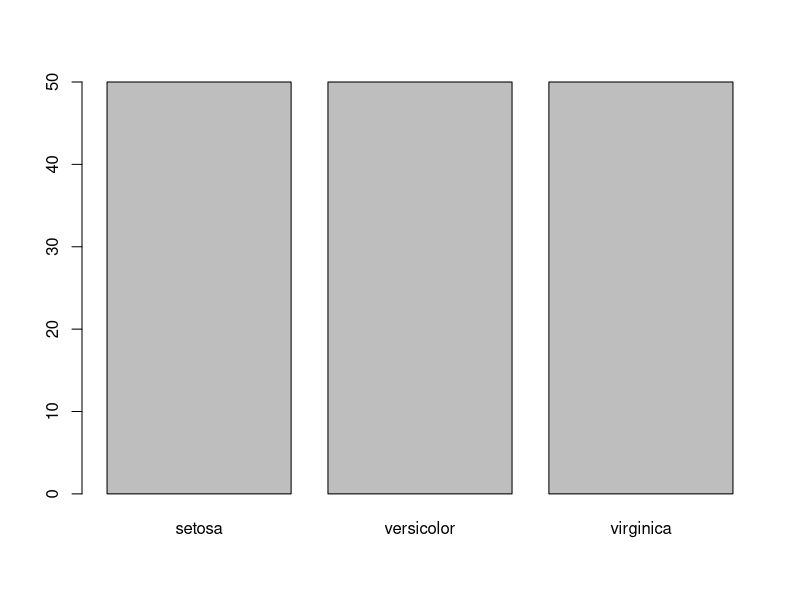
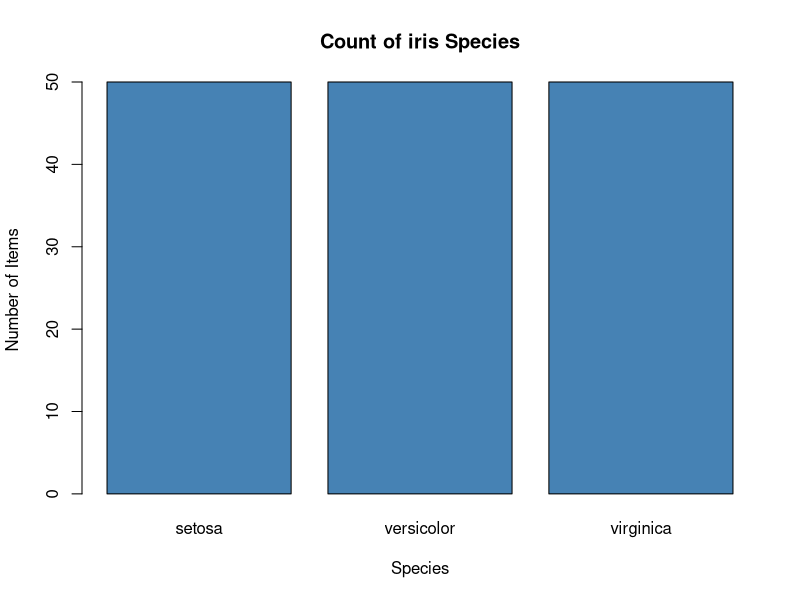
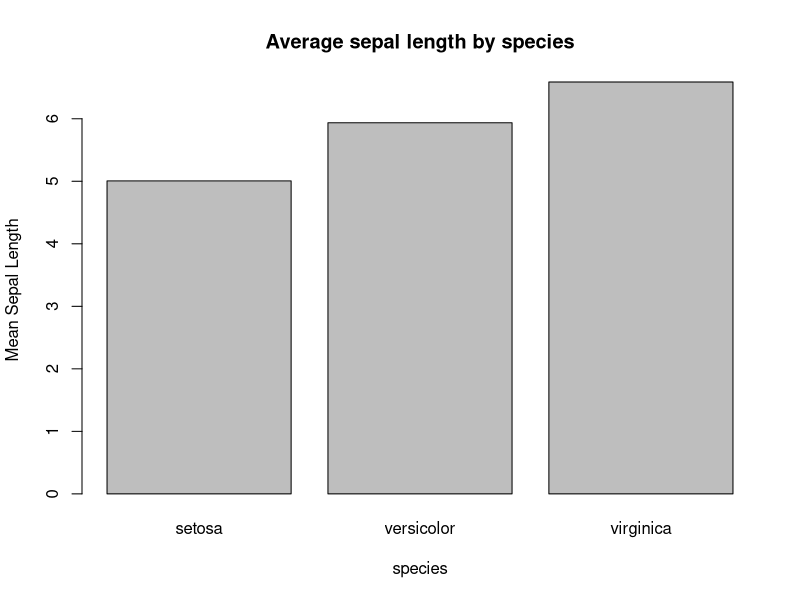

Write the R code that produced these figures, in order.
# Load the dataset
data(iris)

#Inspect The Data
?iris
head(iris,3)
str(iris)
class(iris)

#Very Basic Chart
# COunt of each species
# To see the data in the coloumn species
iris$Species
View(iris)
# Ploiris # Plotting a barc chart
barplot(
  table(iris$Species)
)

# Labeled bar chart
barplot(
  table(iris$Species),
  main = "Count of iris Species",
  xlab = "Species",
  ylab = "Number of Items",
  col = 'steelblue'
)
# adds Title ,axis labels, and color

# Bar chart from aggregated Data
# Using Mean sepal Length per Species
mean_sepal <- tapply(iris$Sepal.Length,iris$Species,mean)
mean_sepal

barplot(
  mean_sepal,
  main="Average sepal length by species",
  xlab="species",
  ylab="Mean Sepal Length"
)

#Grouped Bar chart
